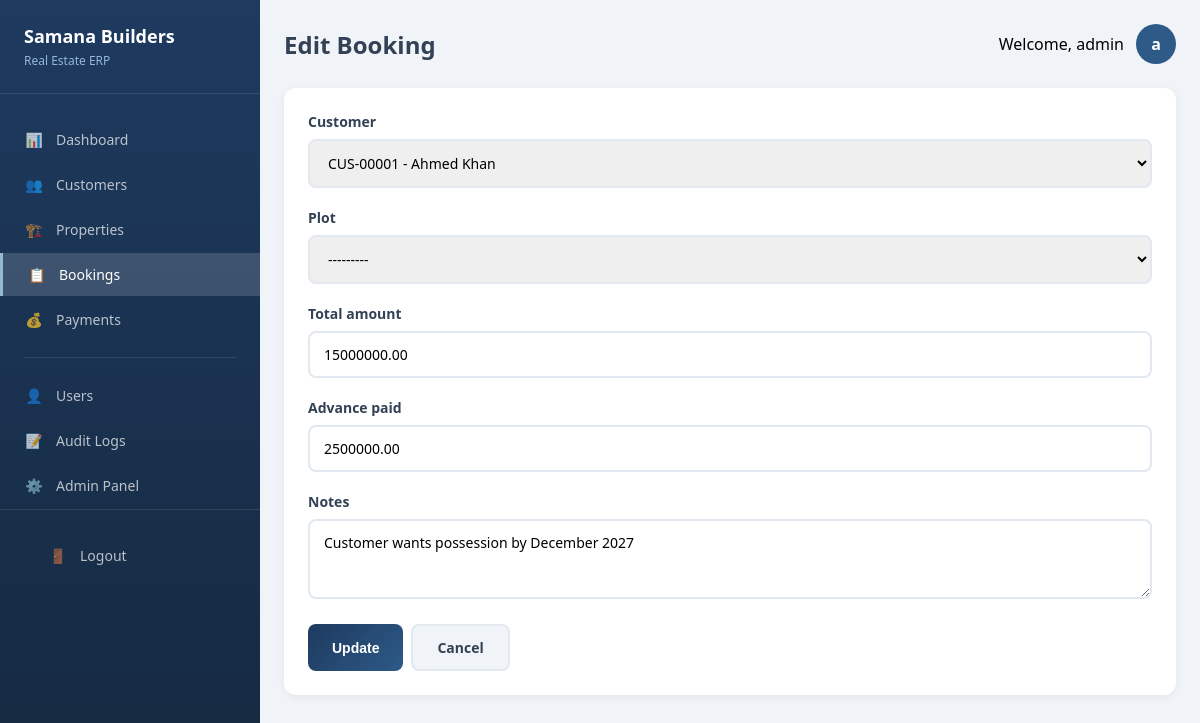
Page /bookings/1/edit/ (signed in) on the committed database.
### customers/models.py (models this page shows, shortened)
class Customer(models.Model):
    customer_id = models.CharField(max_length=20, unique=True, editable=False)
    user = models.OneToOneField(User, on_delete=models.SET_NULL, null=True, blank=True)
    first_name = models.CharField(max_length=100)
    last_name = models.CharField(max_length=100)
    email = models.EmailField(unique=True, blank=True, null=True)
    phone = models.CharField(max_length=20)
    alternate_phone = models.CharField(max_length=20, blank=True)
    cnic = models.CharField(max_length=15, unique=True)
    address = models.TextField(blank=True)
    city = models.CharField(max_length=100, blank=True)
    notes = models.TextField(blank=True)
    is_active = models.BooleanField(default=True)
    created_at = models.DateTimeField(auto_now_add=True)
    updated_at = models.DateTimeField(auto_now=True)
    created_by = models.ForeignKey(User, on_delete=models.SET_NULL, null=True, related_name='customers_created')
    def __str__(self):
        return f"{self.customer_id} - {self.first_name} {self.last_name}"
    class Meta:
        ordering = ['-created_at']

### bookings/models.py (models this page shows, shortened)
class Booking(models.Model):
    STATUS_CHOICES = [
        ('pending', 'Pending'),
        ('confirmed', 'Confirmed'),
        ('cancelled', 'Cancelled'),
        ('completed', 'Completed'),
    ]
    booking_id = models.CharField(max_length=20, unique=True, editable=False)
    customer = models.ForeignKey(Customer, on_delete=models.CASCADE, related_name='bookings')
    plot = models.ForeignKey(Plot, on_delete=models.CASCADE, related_name='bookings')
    booking_date = models.DateField(auto_now_add=True)
    total_amount = models.DecimalField(max_digits=15, decimal_places=2)
    advance_paid = models.DecimalField(max_digits=15, decimal_places=2, default=0)
    status = models.CharField(max_length=20, choices=STATUS_CHOICES, default='pending')
    notes = models.TextField(blank=True)
    created_at = models.DateTimeField(auto_now_add=True)
    updated_at = models.DateTimeField(auto_now=True)
    created_by = models.ForeignKey(User, on_delete=models.SET_NULL, null=True)
    class Meta:
        ordering = ['-created_at']

### core/views.py (the view)
# urls.py: path('bookings/<int:pk>/edit/', core_views.booking_edit_view, name='booking_edit'),
@login_required
def booking_edit_view(request, pk):
    from bookings.forms import BookingForm
    booking = get_object_or_404(Booking, pk=pk)
    if request.method == 'POST':
        form = BookingForm(request.POST, instance=booking)
        if form.is_valid():
            form.save()
            AuditLog.objects.create(
                user=request.user, action='update', model_name='Booking',
                object_id=booking.booking_id,
                description=f'Updated booking {booking.booking_id}'
            )
            messages.success(request, f'Booking {booking.booking_id} updated successfully!')
            return redirect('bookings')
    else:
        form = BookingForm(instance=booking)
    return render(request, 'booking_form.html', {'form': form, 'title': f'Edit Booking', 'booking': booking})

### bookings/forms.py (shortened to what this page needs)
class BookingForm(forms.ModelForm):
    class Meta:
        model = Booking
        fields = ['customer', 'plot', 'total_amount', 'advance_paid', 'notes']
        widgets = {
            'customer': forms.Select(attrs={'class': 'form-control'}),
            'plot': forms.Select(attrs={'class': 'form-control'}),
            'total_amount': forms.NumberInput(attrs={'class': 'form-control', 'placeholder': 'Total Amount', 'step': '0.01'}),
            'advance_paid': forms.NumberInput(attrs={'class': 'form-control', 'placeholder': 'Advance Paid', 'step': '0.01'}),
            'notes': forms.Textarea(attrs={'class': 'form-control', 'rows': 2, 'placeholder': 'Booking notes...'}),
        }
    def __init__(self, *args, **kwargs):
        super().__init__(*args, **kwargs)
        self.fields['customer'].queryset = Customer.objects.filter(is_active=True)
        self.fields['plot'].queryset = Plot.objects.filter(status='available')
        self.fields['advance_paid'].initial = 0

### templates/booking_form.html (shortened to what this page needs)
{% extends 'base_form.html' %}

### templates/base_form.html (shortened to what this page needs)
{% extends 'base.html' %}
{% block content %}
<div class="app-layout">
    <aside class="sidebar">
        <div class="sidebar-brand">
            <h2>Samana Builders</h2>
            <p>Real Estate ERP</p>
        </div>
        <ul class="nav-menu">
            <li class="nav-item">
                <a href="{% url 'dashboard' %}" class="nav-link">
                    <span class="nav-icon">📊</span>
                    Dashboard
                </a>
            </li>
            <li class="nav-item">
                <a href="{% url 'customers' %}" class="nav-link {% if request.path|slice:':12' == '/customers/' %}active{% endif %}">
                    <span class="nav-icon">👥</span>
                    Customers
                </a>
            </li>
            <li class="nav-item">
                <a href="{% url 'properties' %}" class="nav-link {% if request.path|slice:':13' == '/properties/' %}active{% endif %}">
                    <span class="nav-icon">🏗️</span>
                    Properties
                </a>
            </li>
            <li class="nav-item">
                <a href="{% url 'bookings' %}" class="nav-link {% if request.path|slice:':10' == '/bookings/' %}active{% endif %}">
                    <span class="nav-icon">📋</span>
                    Bookings
                </a>
            </li>
            <li class="nav-item">
                <a href="{% url 'payments' %}" class="nav-link {% if request.path|slice:':9' == '/payments/' %}active{% endif %}">
                    <span class="nav-icon">💰</span>
                    Payments
                </a>
            </li>
            <div class="nav-divider"></div>
            <li class="nav-item">
                <a href="{% url 'users' %}" class="nav-link">
                    <span class="nav-icon">👤</span>
                    Users
                </a>
            </li>
            <li class="nav-item">
                <a href="{% url 'audit_logs' %}" class="nav-link">
                    <span class="nav-icon">📝</span>
                    Audit Logs
                </a>
            </li>
            <li class="nav-item">
                <a href="/admin/" class="nav-link">
                    <span class="nav-icon">⚙️</span>
                    Admin Panel
                </a>
            </li>
        </ul>
        <div style="margin-top: auto; padding: 24px; border-top: 1px solid rgba(255,255,255,0.1);">
            <a href="{% url 'logout' %}" class="nav-link">
                <span class="nav-icon">🚪</span>
                Logout
            </a>
        </div>
    </aside>
    <main class="main-content">
        <div class="page-header">
            <h1>{{ title }}</h1>
            <div class="user-info">
                <span>Welcome, {{ request.user.get_full_name|default:request.user.username }}</span>
                <div class="user-avatar">{{ request.user.first_name.0|default:request.user.username.0 }}</div>
            </div>
        </div>
        <div class="card">
            <form method="post" novalidate>
                {% for field in form %}
                <div class="form-group">
                    <label for="{{ field.id_for_label }}">{{ field.label }}</label>
                    {{ field }}
                </div>
                {% endfor %}
                <div class="btn-group mt-2">
                    <button type="submit" class="btn btn-primary">
                        {% if "Edit" in title %}Update{% elif "Delete" in title %}Delete{% else %}Create{% endif %}
                    </button>
                    <a href="{% if cancel_url %}{% url cancel_url %}{% else %}javascript:history.back(){% endif %}" class="btn btn-secondary">Cancel</a>
                </div>
            </form>
        </div>
    </main>
</div>
{% endblock %}

### templates/base.html (style rules this page uses)
* { margin: 0; padding: 0; box-sizing: border-box; }
body { font-family: 'Segoe UI', Tahoma, Geneva, Verdana, sans-serif; background: #f0f4f8; min-height: 100vh; }
:root { --primary-dark: #1e3a5f; --primary: #2d5a87; --primary-light: #94b8d4; --accent-green: #10b981; --accent-amber: #f59e0b; --accent-red: #ef4444; --bg-light: #f0f4f8; --text-dark: #334155; --border: #e2e8f0; }
.form-group { margin-bottom: 20px; }
.form-group label { display: block; font-size: 14px; font-weight: 600; color: var(--text-dark); margin-bottom: 8px; }
.form-control { width: 100%; padding: 12px 14px; border: 2px solid var(--border); border-radius: 8px; font-size: 14px; transition: all 0.3s; font-family: inherit; }
textarea.form-control { resize: vertical; min-height: 80px; }
select.form-control { cursor: pointer; }
.btn { display: inline-flex; align-items: center; justify-content: center; padding: 12px 24px; border: none; border-radius: 8px; font-size: 14px; font-weight: 600; cursor: pointer; transition: all 0.3s; text-decoration: none; gap: 8px; }
.btn-primary { background: linear-gradient(135deg, var(--primary-dark) 0%, var(--primary) 100%); color: white; }
.btn-secondary { background: var(--bg-light); color: var(--text-dark); border: 2px solid var(--border); }
.btn-group { display: flex; gap: 8px; flex-wrap: wrap; }
.app-layout { display: flex; min-height: 100vh; }
.sidebar { width: 260px; background: linear-gradient(180deg, var(--primary-dark) 0%, #15293f 100%); color: white; padding: 24px 0; position: fixed; height: 100vh; overflow-y: auto; }
.sidebar-brand { padding: 0 24px 24px; border-bottom: 1px solid rgba(255,255,255,0.1); margin-bottom: 24px; }
.sidebar-brand h2 { font-size: 18px; margin-bottom: 4px; }
.sidebar-brand p { font-size: 12px; color: var(--primary-light); }
.nav-menu { list-style: none; }
.nav-item { margin-bottom: 2px; }
.nav-link { display: flex; align-items: center; padding: 12px 24px; color: rgba(255,255,255,0.7); text-decoration: none; transition: all 0.3s; font-size: 14px; }
.nav-link.active { background: rgba(255,255,255,0.15); color: white; border-left: 3px solid var(--primary-light); }
.nav-icon { width: 20px; margin-right: 12px; text-align: center; }
.nav-divider { height: 1px; background: rgba(255,255,255,0.1); margin: 16px 24px; }
.main-content { flex: 1; margin-left: 260px; padding: 24px; }
.page-header { display: flex; justify-content: space-between; align-items: center; margin-bottom: 24px; }
.page-header h1 { font-size: 24px; color: var(--text-dark); }
.user-info { display: flex; align-items: center; gap: 12px; }
.user-avatar { width: 40px; height: 40px; border-radius: 50%; background: var(--primary); color: white; display: flex; align-items: center; justify-content: center; font-weight: 600; }
.card { background: white; border-radius: 12px; box-shadow: 0 2px 8px rgba(0,0,0,0.06); padding: 24px; margin-bottom: 24px; }
.mt-2 { margin-top: 16px; }

### rows in the picture
Customer: form "CUS-00001 - Ahmed Khan"
Booking: form "---------" "15000000.00" "2500000.00" "Customer wants possession by December 2027"

### other values in the picture
{{ title }} "Edit Booking"
{{ request.user.get_full_name|default:request.user.username }} "admin"
{{ request.user.first_name.0|default:request.user.username.0 }} "a"
{{ field.label }} "Customer" "Plot" "Total amount" "Advance paid" "Notes"
